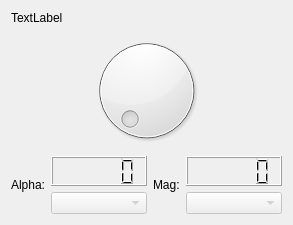
<?xml version="1.0" encoding="UTF-8"?>
<ui version="4.0">
 <class>VectorIndicatorWidget</class>
 <widget class="QWidget" name="VectorIndicatorWidget">
  <property name="geometry">
   <rect>
    <x>0</x>
    <y>0</y>
    <width>293</width>
    <height>225</height>
   </rect>
  </property>
  <property name="minimumSize">
   <size>
    <width>0</width>
    <height>0</height>
   </size>
  </property>
  <property name="maximumSize">
   <size>
    <width>16777215</width>
    <height>16777215</height>
   </size>
  </property>
  <property name="windowTitle">
   <string>Form</string>
  </property>
  <layout class="QGridLayout" name="gridLayout">
   <item row="0" column="0">
    <layout class="QVBoxLayout" name="verticalLayout_3">
     <item>
      <widget class="QLabel" name="label">
       <property name="sizePolicy">
        <sizepolicy hsizetype="MinimumExpanding" vsizetype="Maximum">
         <horstretch>0</horstretch>
         <verstretch>0</verstretch>
        </sizepolicy>
       </property>
       <property name="text">
        <string>TextLabel</string>
       </property>
      </widget>
     </item>
     <item>
      <widget class="QDial" name="dial">
       <property name="sizePolicy">
        <sizepolicy hsizetype="MinimumExpanding" vsizetype="MinimumExpanding">
         <horstretch>0</horstretch>
         <verstretch>0</verstretch>
        </sizepolicy>
       </property>
       <property name="minimumSize">
        <size>
         <width>100</width>
         <height>100</height>
        </size>
       </property>
      </widget>
     </item>
     <item>
      <layout class="QHBoxLayout" name="horizontalLayout">
       <item>
        <widget class="QLabel" name="label_angle">
         <property name="text">
          <string>Alpha:</string>
         </property>
        </widget>
       </item>
       <item>
        <layout class="QVBoxLayout" name="verticalLayout">
         <item>
          <widget class="QLCDNumber" name="lcdNumber">
           <property name="sizePolicy">
            <sizepolicy hsizetype="MinimumExpanding" vsizetype="Preferred">
             <horstretch>0</horstretch>
             <verstretch>0</verstretch>
            </sizepolicy>
           </property>
           <property name="minimumSize">
            <size>
             <width>0</width>
             <height>30</height>
            </size>
           </property>
           <property name="maximumSize">
            <size>
             <width>16777215</width>
             <height>100</height>
            </size>
           </property>
          </widget>
         </item>
         <item>
          <widget class="QComboBox" name="comboBox">
           <property name="enabled">
            <bool>false</bool>
           </property>
          </widget>
         </item>
        </layout>
       </item>
       <item>
        <widget class="QLabel" name="label_mag">
         <property name="text">
          <string>Mag:</string>
         </property>
        </widget>
       </item>
       <item>
        <layout class="QVBoxLayout" name="verticalLayout_2">
         <item>
          <widget class="QLCDNumber" name="lcdNumber_2">
           <property name="enabled">
            <bool>true</bool>
           </property>
           <property name="sizePolicy">
            <sizepolicy hsizetype="MinimumExpanding" vsizetype="Preferred">
             <horstretch>0</horstretch>
             <verstretch>0</verstretch>
            </sizepolicy>
           </property>
           <property name="minimumSize">
            <size>
             <width>0</width>
             <height>25</height>
            </size>
           </property>
           <property name="maximumSize">
            <size>
             <width>16777215</width>
             <height>100</height>
            </size>
           </property>
          </widget>
         </item>
         <item>
          <widget class="QComboBox" name="comboBox_2">
           <property name="enabled">
            <bool>false</bool>
           </property>
          </widget>
         </item>
        </layout>
       </item>
      </layout>
     </item>
    </layout>
   </item>
  </layout>
 </widget>
 <resources/>
 <connections/>
</ui>
